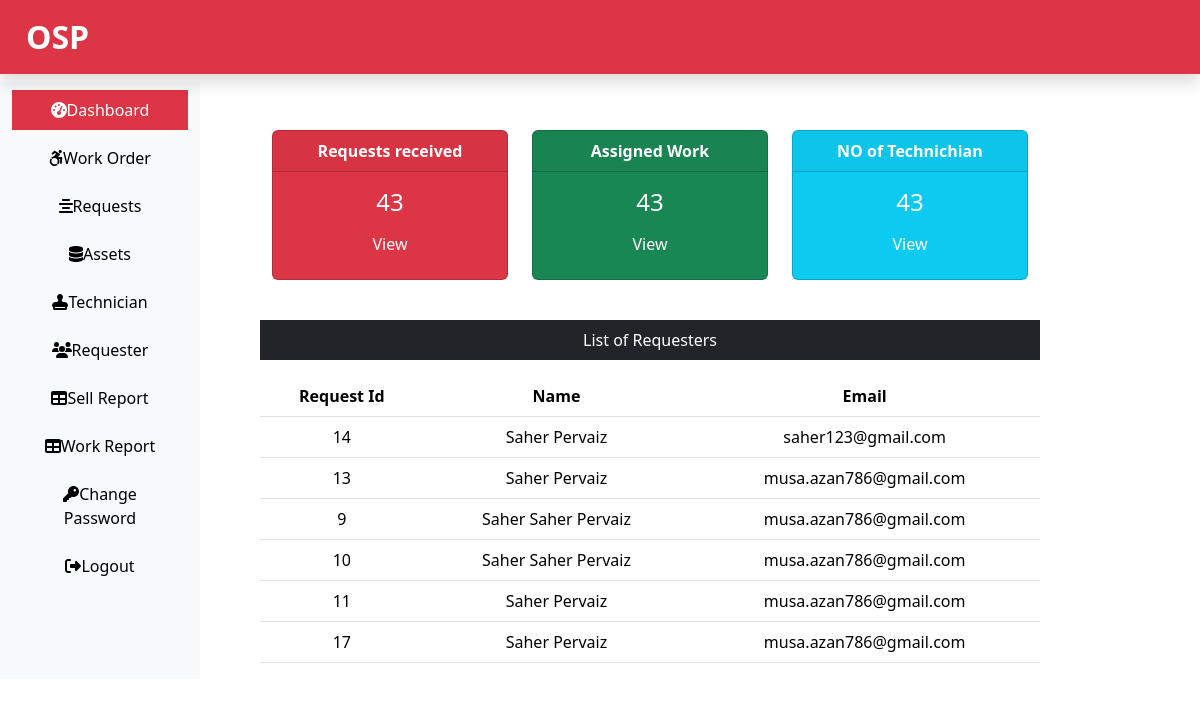
Screenshot of /OSP/admin/dashboard.php with the database file from the repository.
### tables this page shows
CREATE TABLE IF NOT EXISTS `user_request` (
  `id` int(11) NOT NULL AUTO_INCREMENT,
  `u_request` text NOT NULL,
  `u_description` text NOT NULL,
  `u_name` varchar(225) NOT NULL,
  `u_add1` varchar(225) NOT NULL,
  `u_add2` varchar(225) NOT NULL,
  `u_city` varchar(225) NOT NULL,
  `u_state` varchar(225) NOT NULL,
  `u_zip` varchar(225) NOT NULL,
  `u_email` varchar(225) NOT NULL,
  `u_mobile` text NOT NULL,
  `date` date NOT NULL,
  PRIMARY KEY (`id`)
);

### OSP/admin/dashboard.php (the view, shortened to what this page needs)
<?php
include('../connection.php');
include('include/header.php');
$sql = "SELECT * FROM `user_request`";
$res = $con->query($sql);
?>
            <div class="col-sm-9">
                <div class="row text-center mx-5">
                    <div class="col-sm-4 mt-5">
                        <div class="card text-white bg-danger mb-3">
                            <div class="card-header text-center"><b>Requests received</b></div>
                            <div class="card-body">
                                <h4 class="card-title">43</h4>
                                <a href="#" class="btn text-white">View</a>
                            </div>
                        </div>
                    </div>
                    <div class="col-sm-4 mt-5">
                        <div class="card text-white bg-success mb-3">
                            <div class="card-header text-center"><b>Assigned Work</b></div>
                            <div class="card-body">
                                <h4 class="card-title">43</h4>
                                <a href="#" class="btn text-white">View</a>
                            </div>
                        </div>
                    </div>
                    <div class="col-sm-4 mt-5">
                        <div class="card text-white bg-info mb-3">
                            <div class="card-header text-center"><b>NO of Technichian</b></div>
                            <div class="card-body">
                                <h4 class="card-title">43</h4>
                                <a href="#" class="btn text-white">View</a>
                            </div>
                        </div>
                    </div>
                </div>
                <div class="mt-4 mx-5 text-center">
                    <p class="bg-dark text-white p-2">List of Requesters</p>
                    <table class="table">
                        <thead>
                            <tr class=text-center>
                                <th scope="col">Request Id</th>
                                <th scope="col">Name</th>
                                <th scope="col">Email</th>
                            </tr>
                        </thead>
                        <tbody>
                            <?php
                            if ($res->num_rows > 0) {
                                while ($row = $res->fetch_assoc()) {
                            ?>
                                    <tr>
                                        <td><?php echo $row['id']; ?></td>
                                        <td><?php echo $row['u_name']; ?></td>
                                        <td><?php echo $row['u_email']; ?></td>
                                    </tr>
                            <?php
                                }
                            }
                            ?>
                        </tbody>
                    </table>
                </div>
            </div>
        </div>
    </div>
<?php
include('include/footer.php');
?>

### OSP/admin/include/header.php (shortened to what this page needs)
<!DOCTYPE html>
<html lang="en">
<head>
    <link rel="stylesheet" href="../css/bootstrap.min.css">
    <link rel="stylesheet" href="../css/all.min.css">
    <link rel="stylesheet" href="../css/style.css">
</head>
<body>
    <nav class="navbar bg-danger shadow"><a href="dashboard.php" class="navbar-brand text-white mx-3">OSP</a></nav>
    <div class="container-fluid mt-2">
        <div class="row">
            <nav class="col-sm-2 bg-light">
                <div class="sidebar-sticky">
                    <ul class="nav flex-column">
                        <li class="nav-item"><a href="dashboard.php" class="nav-link text-black text-center mt-2 <?php if (PAGE == 'dashboard.php') {
                                                                                                                        echo 'bg-danger text-white';
                                                                                                                    } ?>"><i class="fas fa-tachometer-alt"></i>Dashboard</a></li>
                        <li class="nav-item"><a href="work.php" class="nav-link text-black text-center mt-2 <?php if (PAGE == 'work.php') {
                                                                                                                echo 'bg-danger text-white';
                                                                                                            } ?>"><i class="fab fa-accessible-icon"></i>Work Order</a></li>
                        <li class="nav-item"><a href="request1.php" class="nav-link text-black text-center mt-2 <?php if (PAGE == 'request1.php') {
                                                                                                                    echo 'bg-danger text-white';
                                                                                                                } ?>"><i class="fas fa-align-center"></i>Requests</a></li>
                        <li class="nav-item"><a href="assets.php" class="nav-link text-black text-center mt-2 <?php if (PAGE == 'assets.php') {
                                                                                                                    echo 'bg-danger text-white';
                                                                                                                } ?>"><i class="fas fa-database"></i>Assets</a></li>
                        <li class="nav-item"><a href="technician.php" class="nav-link text-black text-center mt-2 <?php if (PAGE == 'technician.php') {
                                                                                                                        echo 'bg-danger text-white';
                                                                                                                    } ?>"><i class="fas fa-stamp"></i>Technician</a></li>
                        <li class="nav-item"><a href="requester.php" class="nav-link text-black text-center mt-2 <?php if (PAGE == 'requester.php') {
                                                                                                                    echo 'bg-danger text-white';
                                                                                                                } ?>"><i class="fas fa-users"></i>Requester</a></li>
                        <li class="nav-item"><a href="sellreport.php" class="nav-link text-black text-center mt-2 <?php if (PAGE == 'sellreport.php') {
                                                                                                                        echo 'bg-danger text-white';
                                                                                                                    } ?>"><i class="fas fa-table"></i>Sell Report</a></li>
                        <li class="nav-item"><a href="workreport.php" class="nav-link text-black text-center mt-2 <?php if (PAGE == 'workreport.php') {
                                                                                                                        echo 'bg-danger text-white';
                                                                                                                    } ?>"><i class="fas fa-table"></i>Work Report</a></li>
                        <li class="nav-item"><a href="changepass.php" class="nav-link text-black text-center mt-2 <?php if (PAGE == 'changepass.php') {
                                                                                                                        echo 'bg-danger text-white';
                                                                                                                    } ?>"><i class="fas fa-key"></i>Change Password</a></li>
                        <li class="nav-item"><a href="logout.php" class="nav-link text-black text-center mt-2 <?php if (PAGE == 'logout.php') {
                                                                                                                    echo 'bg-danger text-white';
                                                                                                                } ?>"><i class="fas fa-sign-out-alt"></i>Logout</a></li>
                    </ul>
                </div>
            </nav>

### OSP/admin/include/footer.php (shortened to what this page needs)
</body>
</html>
</body>
</html>

### OSP/css/style.css (style rules this page uses)
.navbar-brand { padding-left: 10px; }
.navbar-brand { color: black; font-size: 2em; font-weight: bold; }

### rows the page displays
user_request: id "14", u_name "Saher Pervaiz", u_email "saher123@gmail.com"
user_request: id "13", u_name "Saher Pervaiz", u_email "musa.azan786@gmail.com"
user_request: id "9", u_name "Saher Saher Pervaiz", u_email "musa.azan786@gmail.com"
user_request: id "10", u_name "Saher Saher Pervaiz", u_email "musa.azan786@gmail.com"
user_request: id "11", u_name "Saher Pervaiz", u_email "musa.azan786@gmail.com"
user_request: id "17", u_name "Saher Pervaiz", u_email "musa.azan786@gmail.com"
